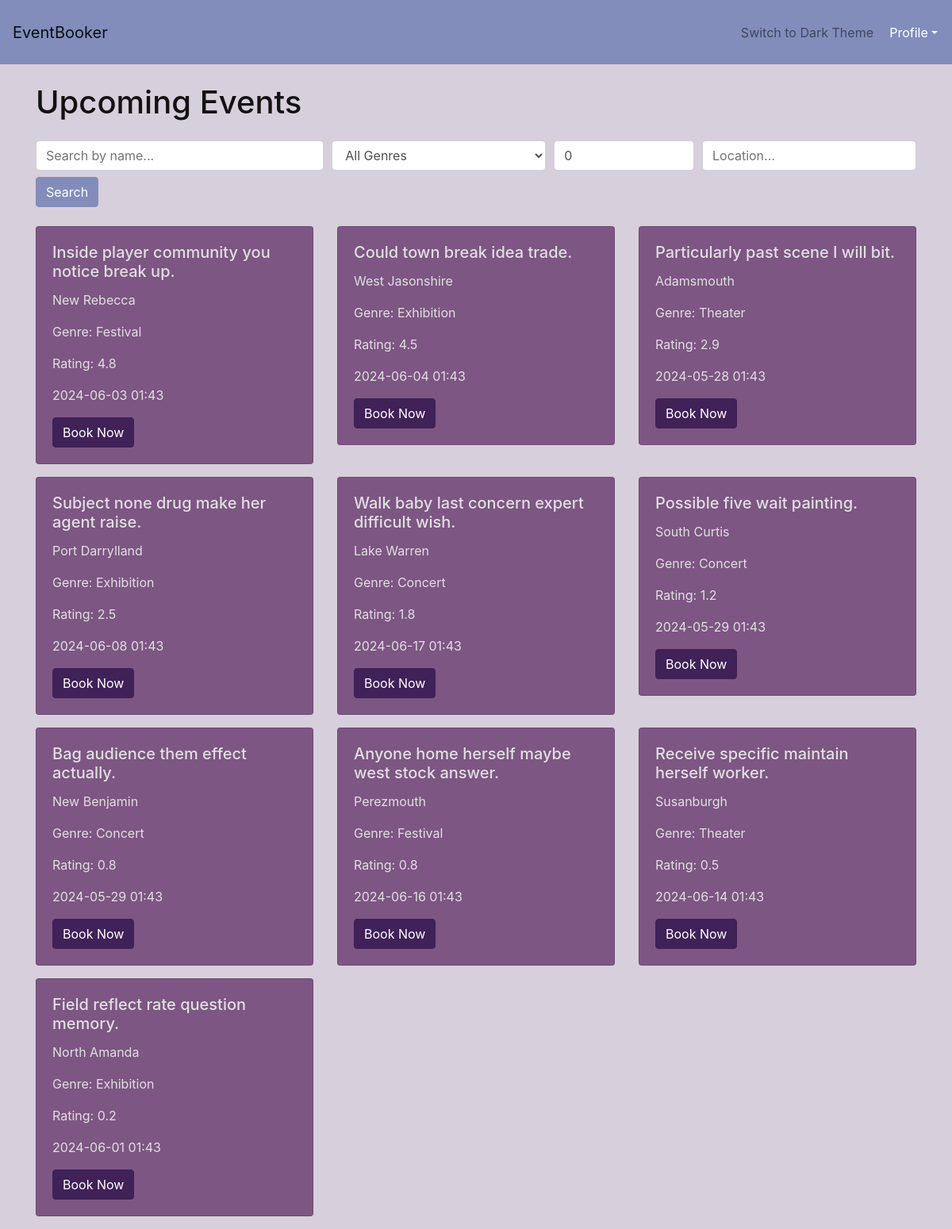
Page /search (signed in) on the committed database.
### app/models.py (models this page shows)
class Event(db.Model):
    id = db.Column(db.Integer, primary_key=True)
    name = db.Column(db.String(100), nullable=False)
    location = db.Column(db.String(100), nullable=False)
    date = db.Column(db.DateTime, nullable=False)
    genre = db.Column(db.String(50))
    rating = db.Column(db.Float, default=0.0)
    bookings = db.relationship('Booking', backref='event', lazy=True, cascade='all, delete-orphan')

### app/routes.py (the view)
@app.route('/search')
def search() -> str:
    query = request.args.get('query', '')
    genre = request.args.get('genre', '')
    min_rating = request.args.get('min_rating', 0, type=float)
    location = request.args.get('location', '')
    events = Event.query
    if query:
        events = events.filter(Event.name.ilike(f'%{query}%'))
    if genre:
        events = events.filter_by(genre=genre)
    if min_rating:
        events = events.filter(Event.rating >= min_rating)
    if location:
        events = events.filter(Event.location.ilike(f'%{location}%'))
    events = events.order_by(Event.rating.desc()).all()
    return render_template('home.html',
                              events=events,
                              query=query,
                              genre=genre,
                              min_rating=min_rating,
                              location=location)

### app/models.py (called while the page is built)
@login_manager.user_loader
def load_user(user_id):
    return User.query.get(int(user_id))

### app/templates/home.html (shortened to what this page needs)
{% extends 'base.html' %}
{% block content %}
<div class="container mt-4">
    <h1 class="mb-4">Upcoming Events</h1>
        <form method="GET" action="{{ url_for('search') }}" class="mb-4">
            <div class="form-row">
                <div class="col-md-4">
                    <input type="text" class="form-control" name="query" placeholder="Search by name..." value="{{ query }}">
                </div>
                <div class="col-md-3">
                    <select class="form-control" name="genre">
                        <option value="">All Genres</option>
                    </select>
                </div>
                <div class="col-md-2">
                    <input type="number" class="form-control" name="min_rating" min="0" max="5" step="0.1" placeholder="Min. Rating" value="{{ min_rating }}">
                </div>
                <div class="col-md-3">
                    <input type="text" class="form-control" name="location" placeholder="Location..." value="{{ location }}">
                </div>
            </div>
            <button type="submit" class="btn btn-primary mt-2">Search</button>
        </form>
    <div class="row">
        {% for event in events %}
        <div class="col-md-4 mb-3">
            <div class="card {% if current_theme == 'light' %}light-theme{% else %}dark-theme{% endif %}">
                <div class="card-body">
                    <h5 class="card-title">{{ event.name }}</h5>
                    <p class="card-text">{{ event.location }}</p>
                    <p class="card-text">Genre: {{ event.genre }}</p>
                    <p class="card-text">Rating: {{ event.rating }}</p>
                    <p class="card-text">{{ event.date.strftime('%Y-%m-%d %H:%M') }}</p>
                    {% if current_user.is_authenticated %}
                        {% set booking = current_user.bookings|selectattr('event_id', '==', event.id)|first %}
                        {% if booking %}
                            {% if not booking.is_paid %}
                                <a href="{{ url_for('payment', booking_id=booking.id) }}" class="btn btn-success">Pay</a>
                            {% endif %}
                        {% else %}
                            <a href="{{ url_for('book', event_id=event.id) }}" class="btn btn-primary">Book Now</a>
                        {% endif %}
                    {% else %}
                        <a href="{{ url_for('login') }}" class="btn btn-primary">Login to Book</a>
                    {% endif %}
                </div>
            </div>
        </div>
        {% endfor %}
    </div>
</div>
{% endblock %}

### app/templates/base.html (style rules this page uses)
body.light-theme { background-color: #D7CFDB; color: #121212; }
.light-theme .btn-primary { background-color: #828DBB; border-color: #828DBB; color: #fff; }
.card.dark-theme { background-color: #7D5683; color: #e0e0e0; }
.btn { transition: background-color 0.3s ease, color 0.3s ease; }
.dark-theme .btn-primary { background-color: #402158; border-color: #402158; }

### rows in the picture
Event: name "Inside player community you notice break up.", location "New Rebecca", genre "Festival", rating "4.8", date "2024-06-03 01:43"
Event: name "Could town break idea trade.", location "West Jasonshire", genre "Exhibition", rating "4.5", date "2024-06-04 01:43"
Event: name "Particularly past scene I will bit.", location "Adamsmouth", genre "Theater", rating "2.9", date "2024-05-28 01:43"
Event: name "Subject none drug make her agent raise.", location "Port Darrylland", genre "Exhibition", rating "2.5", date "2024-06-08 01:43"
Event: name "Walk baby last concern expert difficult wish.", location "Lake Warren", genre "Concert", rating "1.8", date "2024-06-17 01:43"
Event: name "Possible five wait painting.", location "South Curtis", genre "Concert", rating "1.2", date "2024-05-29 01:43"
Event: name "Bag audience them effect actually.", location "New Benjamin", genre "Concert", rating "0.8", date "2024-05-29 01:43"
Event: name "Anyone home herself maybe west stock answer.", location "Perezmouth", genre "Festival", rating "0.8", date "2024-06-16 01:43"
Event: name "Receive specific maintain herself worker.", location "Susanburgh", genre "Theater", rating "0.5", date "2024-06-14 01:43"
Event: name "Field reflect rate question memory.", location "North Amanda", genre "Exhibition", rating "0.2", date "2024-06-01 01:43"
